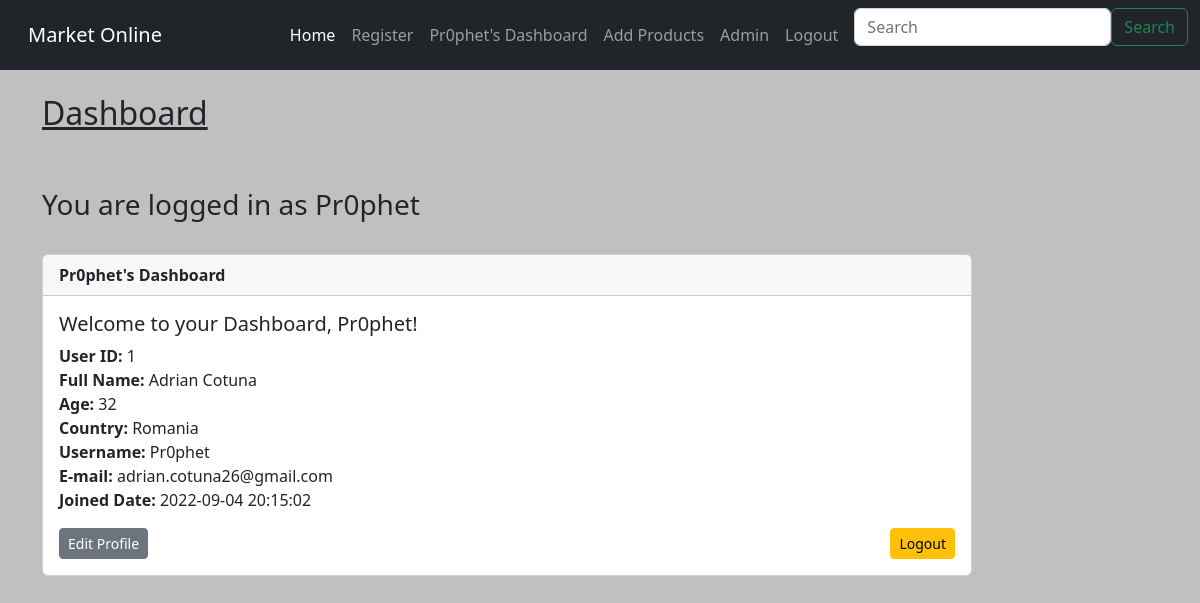
The page /dashboard (signed in) on the database as committed earlier.
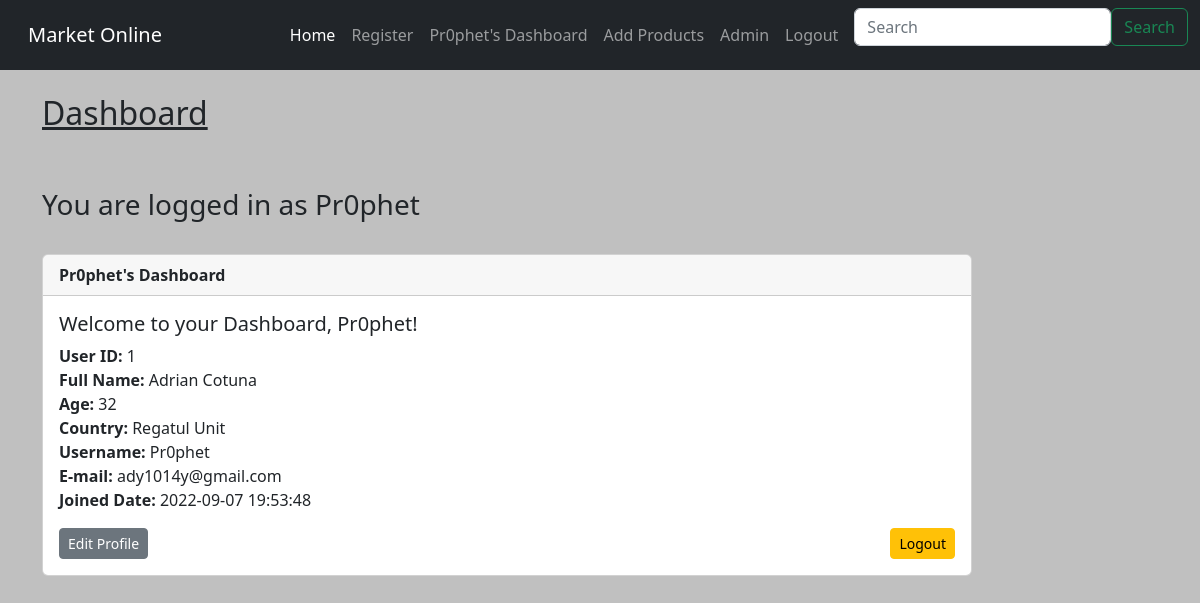
The same page on the database as committed later.
### app.py (models this page shows)
class Users(UserMixin, db.Model):
    id = db.Column(db.Integer(), primary_key=True)
    full_name = db.Column(db.String(200))
    age = db.Column(db.Integer())
    location = db.Column(db.String())
    username = db.Column(db.String(15), unique=True)
    password = db.Column(db.String(80))
    email = db.Column(db.String(), unique=True)
    date_added = db.Column(db.String())

### app.py (the view, shortened to what this page needs)
@app.route("/dashboard", methods=["GET", "POST"])
@login_required
def dashboard():
    form = UserEdit()
    id = current_user.id
    to_update = Users.query.get_or_404(id)
    return render_template("dashboard.html",
                           current_user=current_user,
                           to_update=to_update,
                           form=form)

### app.py
class UserEdit(FlaskForm):
    full_name = StringField("Full Name", validators=[InputRequired()])
    age = StringField("Your age", validators=[InputRequired()])
    location = StringField("Country", validators=[InputRequired()])
    username = StringField("Username(Nickname)",
                           validators=[InputRequired(), Length(min=4, max=15)])
    email = StringField("Email", validators=[InputRequired(), Email(message="Invalid E-mail!")])
    edit = SubmitField("Update Profile")
    edit = SubmitField("Delete Profile")

### app.py (called while the page is built)
@login_manager.user_loader
def load_user(user_id):
    return Users.query.get(int(user_id))

### templates/dashboard.html (shortened to what this page needs)
{% extends "base.html" %}
{% block content %}
<div class="col-sm-9 col-sm-9-offset-3 col-md-10 col-md-offset-2 main">
    <h2 class="page-header"><u>Dashboard</u></h2>
    <br/><br/>
    <h3 class="page-header">You are logged in as {{ current_user.username }}</h3>
    <br/>
<div class="card">
  <div class="card-header">
      <strong>{{ current_user.username }}'s Dashboard</strong>
</div>
  <div class="card-body">
    <h5 class="card-title">Welcome to your Dashboard, {{ current_user.username }}!</h5>
    <p class="card-text"><strong>User ID: </strong>{{ current_user.id}}<br/>
                        <strong>Full Name: </strong>{{ current_user.full_name}}<br/>
                        <strong>Age: </strong>{{ current_user.age}}<br/>
                        <strong>Country: </strong>{{ current_user.location}}<br/>
                        <strong>Username: </strong>{{ current_user.username}}<br/>
                        <strong>E-mail: </strong>{{ current_user.email}}<br/>
                        <strong>Joined Date: </strong>{{ current_user.date_added}}<br/></p>
      <button type="button" class="btn btn-original btn-secondary btn-sm" data-bs-toggle="collapse" data-bs-target="#Edit">Edit Profile</button>
    <a href="{{ url_for('logout') }}" class="btn btn-right btn-warning btn-sm">Logout</a>
  </div>
</div>
</div>
<br/><br/>
<br/><br/>
{% endblock %}

### templates/navbar.html (shortened to what this page needs)
<nav class="navbar navbar-expand-lg navbar-dark bg-dark">
  <div class="container-fluid">
    <a class="navbar-brand" href="{{ url_for('index') }}">Market Online</a>
    <div class="collapse navbar-collapse" id="navbarSupportedContent">
      <ul class="navbar-nav me-auto mb-2 mb-lg-0">
        <li class="nav-item">
          <a class="nav-link active" aria-current="page" href="{{ url_for('index') }}">Home</a>
        </li>
        <li class="nav-item">
          <a class="nav-link" href="{{ url_for('signup') }}">Register</a>
        </li>
        {% if current_user.is_authenticated %}
          <li class="nav-item">
            <a class="nav-link" href="{{ url_for('dashboard') }}">{{ current_user.username }}'s Dashboard</a>
          </li>
        {% if current_user.id == 1 %}
        <li class="nav-item">
            <a class="nav-link" href="{{ url_for('add_product') }}">Add Products</a>
          </li>
          <li class="nav-item">
            <a class="nav-link" href="{{ url_for('admin') }}">Admin</a>
          </li>
        {% endif %}
          <li class="nav-item">
            <a class="nav-link" href="{{ url_for('logout') }}">Logout</a>
          </li>
        {% else %}
          <li class="nav-item">
            <a class="nav-link" href="{{ url_for('login') }}">Login</a>
          </li>
        {% endif %}
      </ul>
      <form class="d-flex" role="search">
        <input class="form-control me-2" type="search" placeholder="Search" aria-label="Search">
        <button class="btn btn-outline-success" type="submit">Search</button>
      </form>
    </div>
  </div>
</nav>

Rows that differ between the two databases and show on the page:
changed Users "Pr0phet": location "Romania" → "Regatul Unit"; email "adrian.cotuna26@gmail.com" → "ady1014y@gmail.com"; date_added "2022-09-04 20:15:02" → "2022-09-07 19:53:48"
